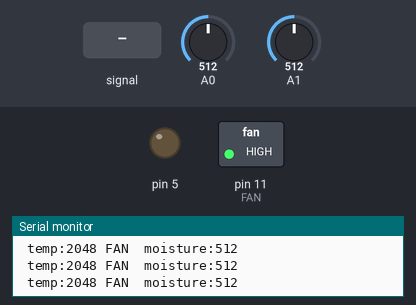
Bench run of a program on a simulated Arduino Mega 2560, built with avr-gcc and run on an emulated ATmega2560. On the bench: switched loads named in the program (green lamp = pin HIGH), output pins drawn as LEDs (lit = HIGH), the last lines printed to the serial monitor. Inputs (shaded band) come from the test bench; at power-on: A1 = 512, A0 = 512.

Above: at 0.8 s.
0.9 s: A1 fed a 200 Hz sine of ±81 counts around its level
At 1.15 s:
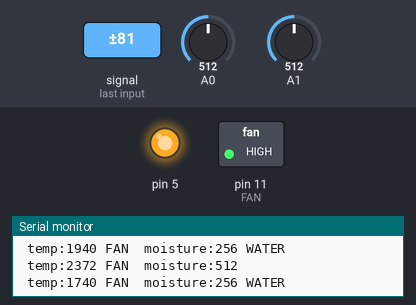
3.9 s: A1 fed a 50 Hz sine of ±306 counts around its level
6.9 s: A0 fed a 200 Hz sine of ±81 counts around its level
9.9 s: A1 set to 0
At 11.1 s:
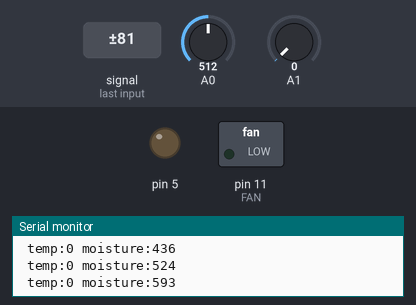
11.5 s: A0 set to 0
At 12.2 s:
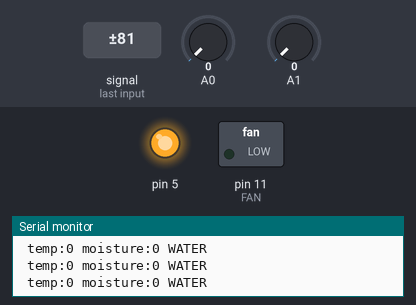
Timing chart, 0 to 14.0 s (numbered marks = the images above; inputs shaded):
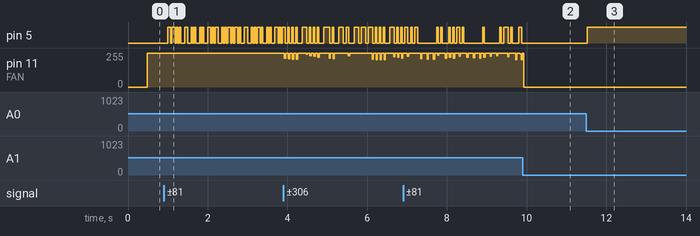

The program:

main.cpp
```cpp
// Author: Laura Camp, Ryan Nyborg, Megan Lubbers
// Net ID: lauracamp, rnyborg, meglubbers
// Date:  4/9/17
// Assignment: Project Demonstration #1
//
// Description: This file contains a programmatic overall description of the
// program. It should never contain assignments to special function registers
// for the exception key one-line code such as checking the state of the pin.
//
// Requirements:
//----------------------------------------------------------------------//

#include <Arduino.h>
#include <avr/io.h>
#include "timer.h"
#include "adc.h"
#include "pwm.h"

volatile unsigned int adc_val = 0;
volatile unsigned int adc1_val = 0;
volatile unsigned int adc_state = 0;

#define ADC_TEMP 0 //temperature adc
#define ADC_MOISTURE 1 //soil moisture adc
#define TEMP_THRESHOLD 730 //adc value to begin fan
#define MOISTURE_THRESHOLD 400 //adc value to begin watering


int main(){
  Serial.begin(9600);
  sei(); // enable global interrupt

  // initialize here
  initTimer1();
  initADC0();
  initPWM();

  while(1){

}
  return 0;
}

ISR(ADC_vect){
  if(adc_state == ADC_TEMP){ //reading temp
     ADMUX &= ~(1 << MUX0 |1 << MUX1);
     adc_val = ADCL;
     adc_val = adc_val | (ADCH << 8);
     Serial.print(" temp:");
     Serial.print(4*adc_val);
    //
    if(4*adc_val > TEMP_THRESHOLD){
      fanOn(adc_val*4);
      Serial.print(" FAN ");
    }
    else if(4*adc_val < TEMP_THRESHOLD){
      fanOff();
    }
    adc_state = ADC_MOISTURE;

  }
  else if(adc_state == ADC_MOISTURE){ //reading moisture
    ADMUX &= ~(1 << MUX1);
    ADMUX |= (1 << MUX0);
    adc1_val = ADCL;
    adc1_val = adc1_val + (ADCH << 8);
    Serial.print(" moisture:");
    Serial.print(adc1_val);
    adc_state = ADC_TEMP;
    if(adc1_val < MOISTURE_THRESHOLD){
      waterOn();
      //fanOff();
      Serial.println(" WATER ");
    }
    else if(adc1_val > MOISTURE_THRESHOLD){
      waterOff();
      Serial.println(" ");
    }
}

}
```

adc.cpp
```cpp
// Author: Laura Camp, Ryan Nyborg, Megan Lubbers
// Net ID: lauracamp, rnyborg, meglubbers
// Date:  4/9/2017
// Assignment: Project Demonstration #1
//
// Description:
//----------------------------------------------------------------------//

#include "adc.h"
#include <avr/io.h>

//10 bit ADC

void initADC0(){
  //set AVCC as positive reference
  ADMUX |= (1 << REFS0);
  //disable ADC0 pin digital input
  DIDR0 |= (1 << ADC0D);
  DIDR0 |= (1 << ADC1D);
  //turns on the ADC, enables auto trigger, etc.
  ADCSRA |= (1 << ADEN | 1 << ADSC | 1 << ADATE | 1 << ADIE);
  ADCSRA |= (1<<ADPS0 |1<<ADPS1);
}
```

adc.h
```cpp
// Author: Laura Camp, Ryan Nyborg, Megan Lubbers
// Net ID: lauracamp, rnyborg, meglubbers
// Date:  4/9/2017
// Assignment: Project Demonstration #1
//
// Description:
//----------------------------------------------------------------------//

#ifndef ADC_H
#define ADC_H


void initADC0();

#endif
```

pwm.cpp
```cpp
// Author: Laura Camp, Ryan Nyborg, Megan Lubbers
// Net ID: lauracamp, rnyborg, meglubbers
// Date:  4/9/2017
// Assignment: Project Demonstration #1
//
// Description:
//----------------------------------------------------------------------//
#include "pwm.h"
#include <Arduino.h>

// Clock is 16 MHz
void initPWM(){
  // Configure Timer 1 to fast PWM, 10 bit
    TCCR1A |= (1 << WGM10 | 1 << WGM11);
    TCCR1B |= (1 << WGM12);
    TCCR1B &= ~(1 << WGM13);

  // Configure Timer 3 to fast PWM, 10 bit
    TCCR3A |= (1 << WGM10 | 1 << WGM11);
    TCCR3B |= (1 << WGM12);
    TCCR3B &= ~(1 << WGM13);

  // set prescalar to 1
    TCCR1B |= (1 << CS10);
    TCCR1B &= ~(1 << CS11 | 1 << CS12);
    TCCR3B |= (1 << CS10);
    TCCR3B &= ~(1 << CS11 | 1 << CS12);

  // set clear on compare match mode   //noninverting mode
    TCCR1A |= (1 << COM1A1 | 1 << COM1B1);
    TCCR1A &= ~(1 << COM1A0 | 1 << COM1B0);
    TCCR3A |= (1 << COM1A1 | 1 << COM1B1);
    TCCR3A &= ~(1 << COM1A0 | 1 << COM1B0);

  //set duty cycles
    OCR1AH = 0x00;
    OCR1AL = 0x00;
    OCR3AH = 0x00;
    OCR3AL = 0x00;


  // set the pin as output (this must be done last)
    DDRB |= (1 << DDB5); //pin 11 on board; FAN
    DDRE |= (1 << DDE3); // pin 5 on board; WATER
}

void fanOn(unsigned int adc_val){
  OCR1AH = (adc_val >> 8); //top 8 bits of adc
  OCR1AL = adc_val & 0x00FF; //lower 8 bits of adc
}
void fanOff(){
  OCR1AH = 0x00;
  OCR1AL = 0x00;
}

void waterOn(){
  OCR3AH =  0x0F;
  OCR3AL =  0x00;
}
void waterOff(){
  OCR3AH = 0x00;
  OCR3AL = 0x00;
}
```

pwm.h
```cpp
// Author: Laura Camp, Ryan Nyborg, Megan Lubbers
// Net ID: lauracamp, rnyborg, meglubbers
// Date:  4/9/2017
// Assignment: Project Demonstration #1
//
// Description:
//----------------------------------------------------------------------//

#ifndef PWM_H
#define PWM_H
#include <avr/io.h>


void initPWM();
void fanOn(unsigned int adc_val);
void fanOff();
void waterOn();
void waterOff();

#endif
```

serial.cpp
```cpp
// Author:         Laura Camp, Ryan Nyborg, Megan Lubbers
// Net ID:         lauracamp, rnyborg, meglubbers
// Date:           28 March 2017
// Assignment:     Lab 3 Part 2
#include "serial.h"
#include <avr/io.h>

void initSerial0(unsigned int baud_rate){
    UCSR0A |= (1 << U2X0); // doubled the rate
    // enable the interrupts and transmit and recieve
    UCSR0B |= (1 << RXCIE0 | 1 << TXCIE0 | 1 << RXEN0 | 1 << TXEN0);
    UCSR0B &= ~(1 << UCSZ02); // 8-bit selection
    UCSR0B |= (1 << UCSZ00) | (1 << UCSZ01);
    UBRR0L = 207; // baud rate 9600
}
```

serial.h
```cpp
#ifndef SERIAL_H
#define SERIAL_H

void initSerial0(unsigned int baud_rate);

#endif
```

timer.cpp
```cpp
// Author: Laura Camp, Ryan Nyborg, Megan Lubbers
// Net ID: lauracamp, rnyborg, meglubbers
// Date:  4/9/2017
// Assignment: Project Demonstration #1
//
// Description: This file implements functions that utilize the timers
//----------------------------------------------------------------------//

#include "timer.h"

void initTimer1(){
  //set timer 1 to ctc mode
      TCCR1A &= ~(1 << WGM11 | 1 << WGM10);
      TCCR1B |= (1 << WGM12);
      TCCR1B &= ~(1 << WGM13);
//set timer 3 to ctc mode
      TCCR3A &= ~(1 << WGM11 | 1 << WGM10);
      TCCR3B |= (1 << WGM12);
      TCCR3B &= ~(1 << WGM13);
}
```

timer.h
```cpp
// Author: Laura Camp, Ryan Nyborg, Megan Lubbers
// Net ID: lauracamp, rnyborg, meglubbers
// Date:  4/9/2017
// Assignment: Project Demonstration #1
//
// Description: This file describes functions used by the timer
//----------------------------------------------------------------------//

#ifndef TIMER_H
#define TIMER_H

#include <avr/io.h>

void initTimer1();

#endif
```

Measured:
- after the input at 9.9 s, pin 5: stops changing and stays LOW
- after the input at 11.5 s, pin 5: LOW → HIGH at once
